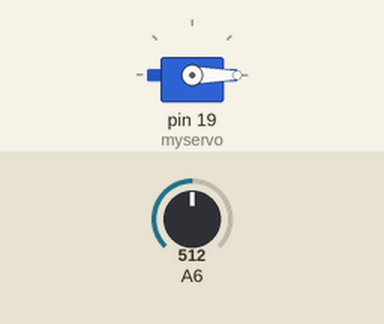
A sketch run on a simulated Arduino Nano, built with avr-gcc and run on an emulated ATmega328P. Parts: servo. Inputs (shaded band) come from the test bench; at power-on: A6 = 512.

Above: at 1.2 s.
1.3 s: A6 set to 481
At 2.5 s:
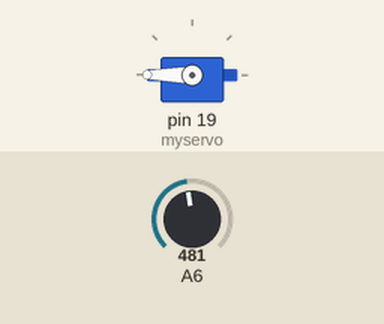
2.8 s: A6 set to 510
At 3.8 s:
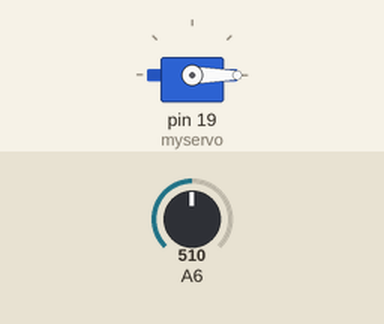
4.3 s: A6 set to 490
At 4.9 s:
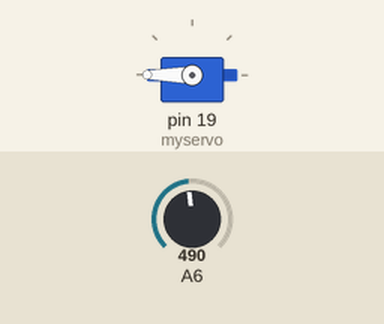
Timing chart, 0 to 7.3 s (numbered marks = the images above; inputs shaded):
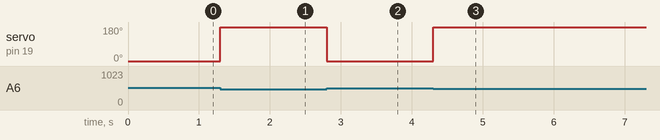

The sketch:

servoPotNano.ino
```cpp
#include <Servo.h>

int pot1 = 6;
int val = 0;
Servo myservo;

void setup() {
    myservo.attach(19);
    // Initially the servo must be stopped
    myservo.write(90);
}

void loop() {
        val = analogRead(A6);
        if(val > 500 ) {
            myservo.write(0);
        } else if(  val < 500 ){
            myservo.write(180);
        }

}
```

Measured:
- the behaviour switches between 500 and 499 on A6 (found by bisection; images 0 and 1)
- after the input at 1.3 s, servo on pin 19 (myservo): 0° → 180° at once
- after the input at 2.8 s, servo on pin 19 (myservo): 180° → 0° at once
- after the input at 4.3 s, servo on pin 19 (myservo): 0° → 180° at once
